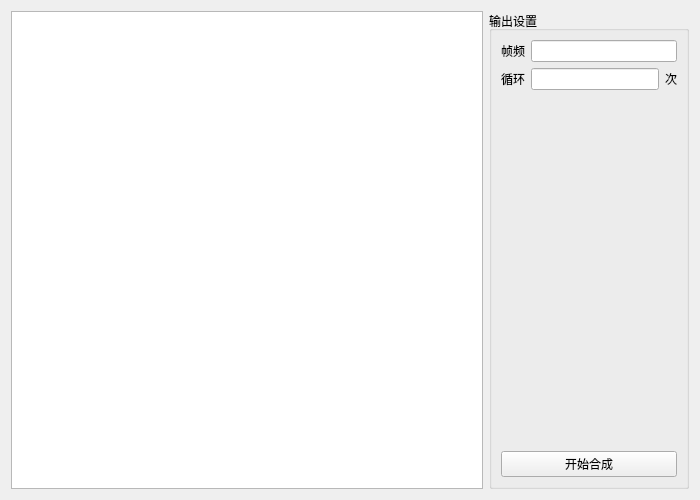
<?xml version="1.0" encoding="UTF-8"?>
<ui version="4.0">
 <class>Form</class>
 <widget class="QWidget" name="Form">
  <property name="geometry">
   <rect>
    <x>0</x>
    <y>0</y>
    <width>700</width>
    <height>500</height>
   </rect>
  </property>
  <property name="minimumSize">
   <size>
    <width>700</width>
    <height>500</height>
   </size>
  </property>
  <property name="windowTitle">
   <string>Form</string>
  </property>
  <property name="styleSheet">
   <string notr="true"/>
  </property>
  <layout class="QHBoxLayout" name="horizontalLayout">
   <item>
    <widget class="QListView" name="listView"/>
   </item>
   <item>
    <widget class="QGroupBox" name="groupBox">
     <property name="minimumSize">
      <size>
       <width>200</width>
       <height>0</height>
      </size>
     </property>
     <property name="maximumSize">
      <size>
       <width>200</width>
       <height>16777215</height>
      </size>
     </property>
     <property name="title">
      <string>输出设置</string>
     </property>
     <layout class="QVBoxLayout" name="verticalLayout">
      <item>
       <layout class="QHBoxLayout" name="horizontalLayout_4">
        <item>
         <widget class="QLabel" name="label">
          <property name="text">
           <string>帧频</string>
          </property>
         </widget>
        </item>
        <item>
         <widget class="QLineEdit" name="lineEdit"/>
        </item>
       </layout>
      </item>
      <item>
       <layout class="QHBoxLayout" name="horizontalLayout_5">
        <item>
         <widget class="QLabel" name="label_2">
          <property name="text">
           <string>循环</string>
          </property>
         </widget>
        </item>
        <item>
         <widget class="QLineEdit" name="lineEdit_2"/>
        </item>
        <item>
         <widget class="QLabel" name="label_3">
          <property name="text">
           <string>次</string>
          </property>
         </widget>
        </item>
       </layout>
      </item>
      <item>
       <spacer name="verticalSpacer">
        <property name="orientation">
         <enum>Qt::Vertical</enum>
        </property>
        <property name="sizeHint" stdset="0">
         <size>
          <width>20</width>
          <height>40</height>
         </size>
        </property>
       </spacer>
      </item>
      <item>
       <widget class="QPushButton" name="pushButton">
        <property name="text">
         <string>开始合成</string>
        </property>
       </widget>
      </item>
     </layout>
    </widget>
   </item>
  </layout>
 </widget>
 <resources/>
 <connections/>
</ui>
